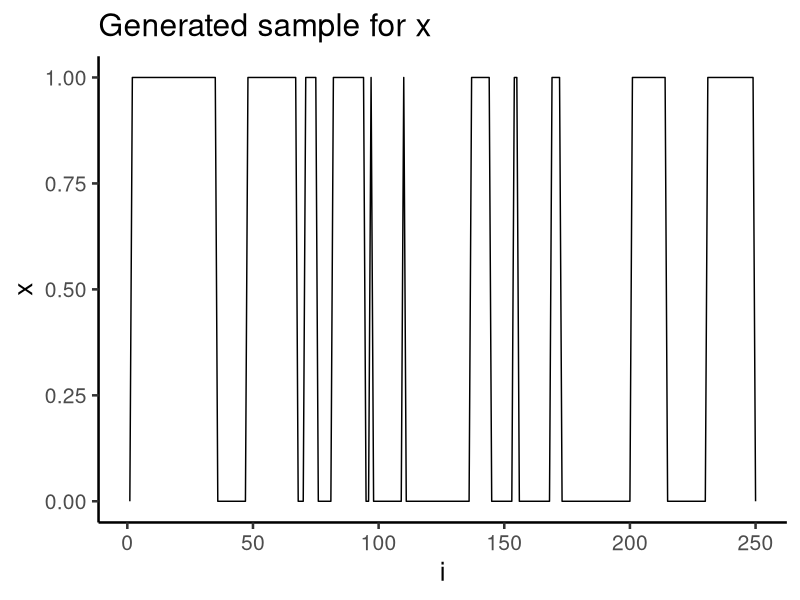
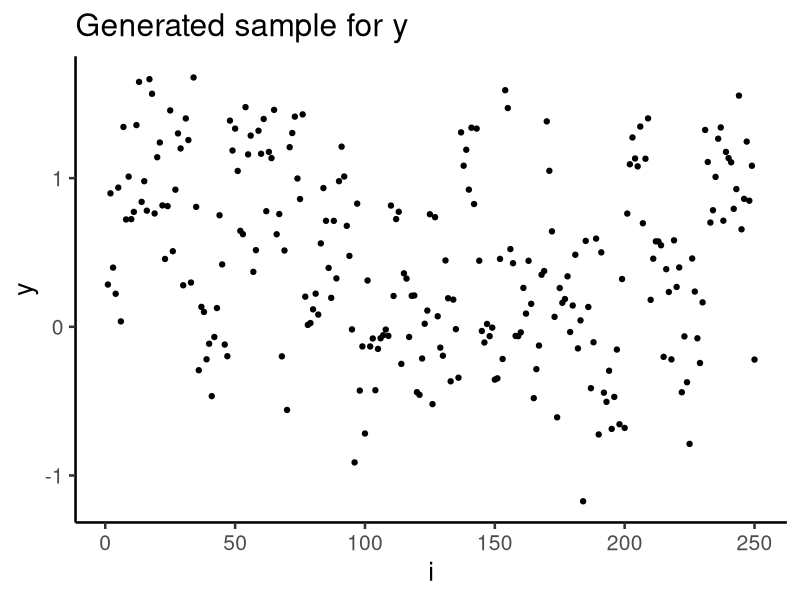
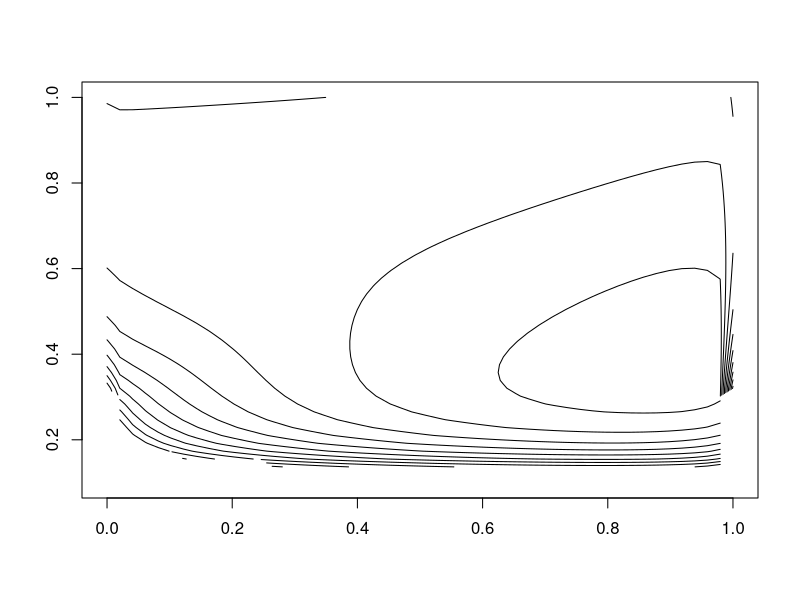
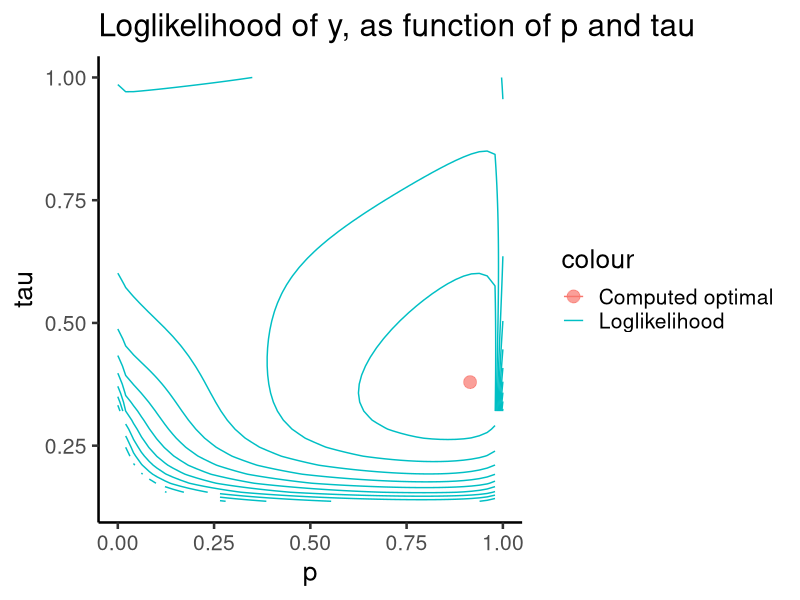
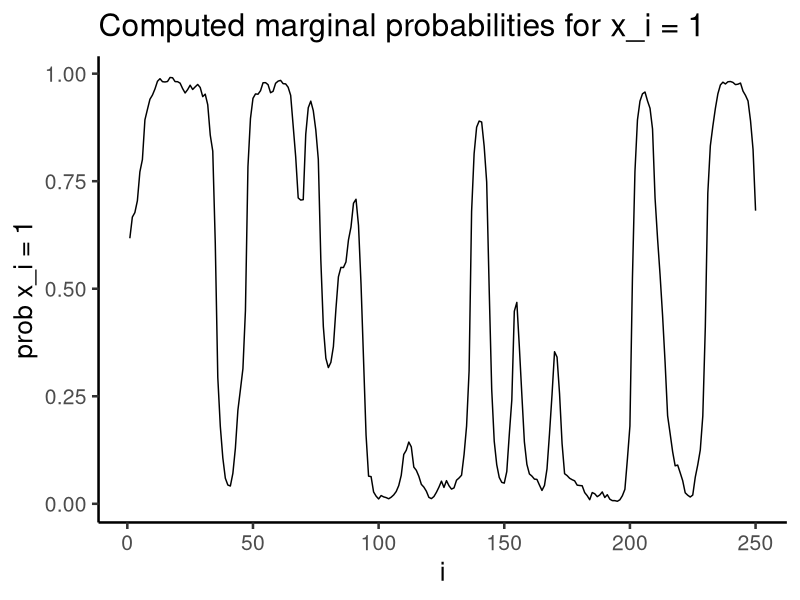
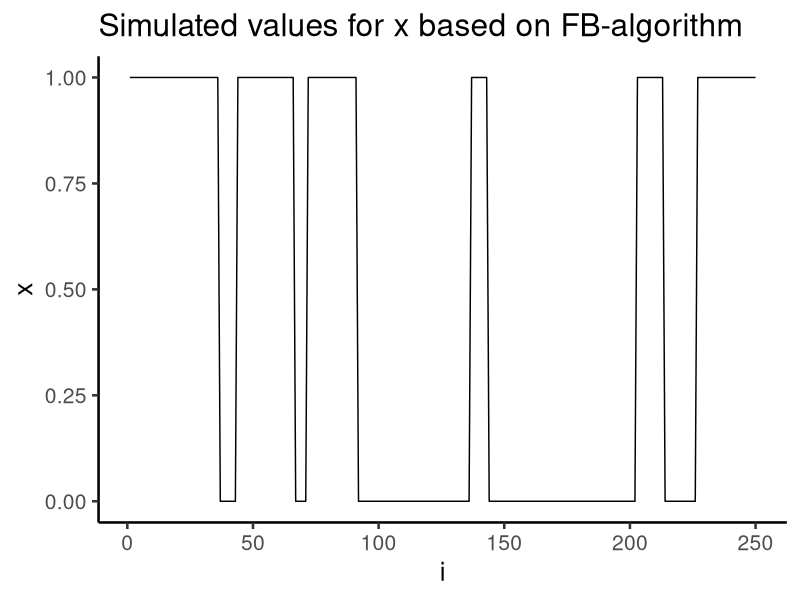
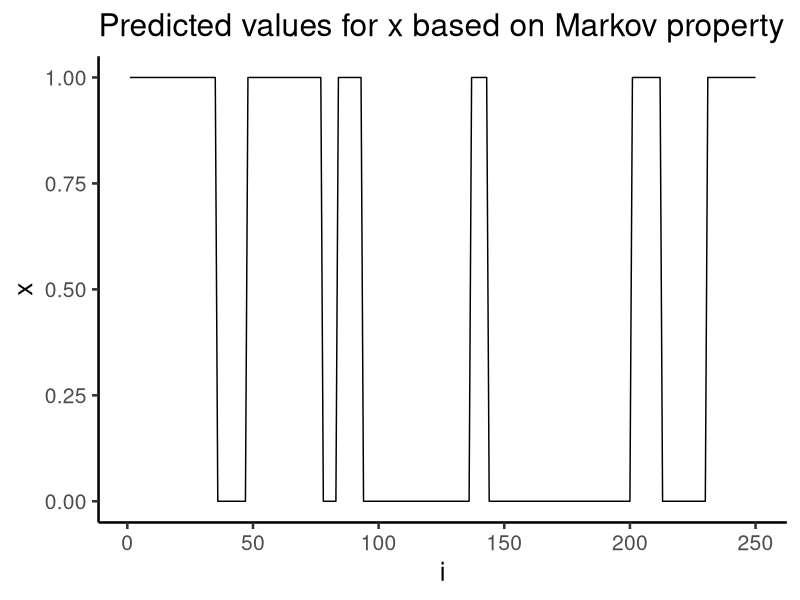
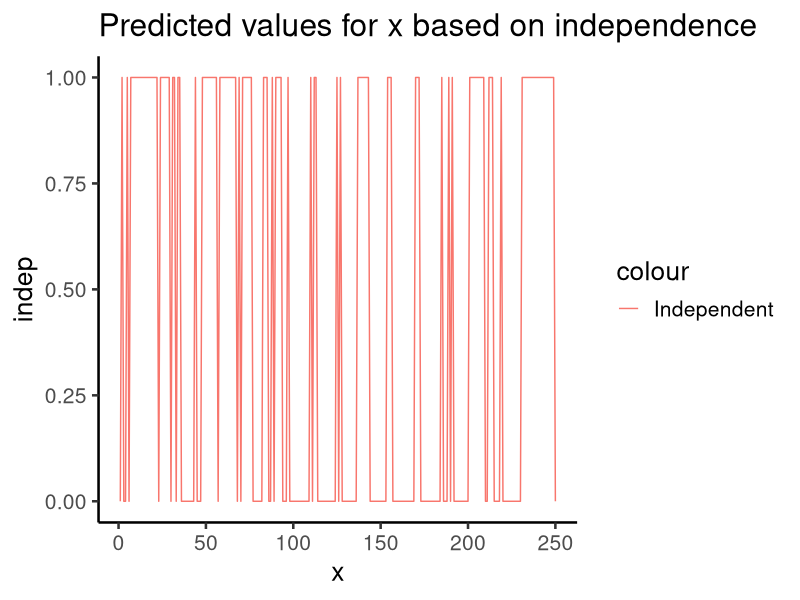

Write the R code that produced these figures, in order.
library(ggplot2)

# Exercise a)
tau = 0.4
x = c(sample(c(0,1),1),rep(NA,249))
y = c(x[1] + rnorm(1,0,tau), rep(NA,249))
for (i in 2:250){
  if (runif(1)>0.1){
    x[i] = x[i-1]
  }
  else{x[i] = 1-x[i-1]}
  y[i] = x[i] + rnorm(1,0,tau)
}
df = data.frame(x = x, y = y)

ggplot(df, aes(x = 1:250, y = x)) + geom_line() + labs(x = "i", y = "x", title = "Generated sample for x") + theme_classic(base_size = 19)

ggplot(df, aes(x = 1:250, y = y)) + geom_point() + labs(x = "i", y = "y", title = "Generated sample for y") + theme_classic(base_size = 19)

# Exercise b)

likelihood <- function(parameters){
  p = parameters[1]
  tau = parameters[2]
  # First initiate normality constants and forward probabilities
  norm_const = c(1/(dnorm(y[1],0,tau)*0.5+dnorm(y[1],1,tau)*0.5), rep(NA,249))
  forward_prob = matrix(0,nrow=250,ncol = 2)
  forward_prob[1,1] = norm_const[1]*0.5*dnorm(y[1],0,tau)
  forward_prob[1,2] = norm_const[1]*0.5*dnorm(y[1],1,tau)
  transition = matrix(NA, nrow = 250, ncol = 4)
  
  # Iterate to find constants and probabilities
  for (t in 2:250){
    norm_const[t] = 1/(dnorm(y[t],0,tau)*p*forward_prob[t-1,1] + (1-p)*dnorm(y[t],0,tau)*forward_prob[t-1,2] + dnorm(y[t],1,tau)*(1-p)*forward_prob[t-1,1] + dnorm(y[t],1,tau)*p*forward_prob[t-1,2])
    transition[t,1] = p*dnorm(y[t],0,tau)*forward_prob[t-1,1]*norm_const[t]
    transition[t,2] = (1-p)*dnorm(y[t],1,tau)*forward_prob[t-1,1]*norm_const[t]
    transition[t,3] = (1-p)*dnorm(y[t],0,tau)*forward_prob[t-1,2]*norm_const[t]
    transition[t,4] = p*dnorm(y[t],1,tau)*forward_prob[t-1,2]*norm_const[t]
    forward_prob[t,1] = transition[t,1] + transition[t,3]
    forward_prob[t,2] = transition[t,2] + transition[t,4]
  }
  return(log(1/prod(norm_const)))
}

neg_likelihood <- function(parameters){
  return(-likelihood(parameters))
}

grid_points = 50
p_values = rep(seq(0, 1, length.out = grid_points),grid_points)
tau_values = rep(seq(0.1, 1, length.out = grid_points),each = grid_points)

test = matrix(c(p_values, tau_values), ncol = 2, byrow = F)
likelihood_values = matrix(apply(test,1,likelihood), ncol= grid_points)

x_axis = unique(p_values)
y_axis = unique(tau_values)

plot_data <- list(x_axis, y_axis, likelihood_values)
names(plot_data) <- c("x","y","z")
contour(plot_data, drawlabels = F)

optimal = optim(c(0.5,0.5), neg_likelihood)

dfll = data.frame(x = p_values, y = tau_values, llik = as.vector(likelihood_values))
dfll_dot = data.frame(x = optimal$par[1], y = optimal$par[2])

ggplot() + geom_contour(data = dfll, aes(x = x, y = y, z = llik, col = "Loglikelihood"), show.legend = T) +
  geom_point(data = dfll_dot, aes(x = x, y = y,col = "Computed optimal"), size = 4, alpha = 0.7) + labs(x = "p", y = "tau", title = "Loglikelihood of y, as function of p and tau") + theme_classic(base_size = 19)


# Exercise c)

p_est = optimal$par[1]
tau_est = optimal$par[1]
# First initiate normality constants and forward probabilities
norm_const = c(1/(dnorm(y[1],0,tau_est)*0.5+dnorm(y[1],1,tau_est)*0.5), rep(NA,249))
forward_prob = matrix(0,nrow=250,ncol = 2)
forward_prob[1,1] = norm_const[1]*0.5*dnorm(y[1],0,tau_est)
forward_prob[1,2] = norm_const[1]*0.5*dnorm(y[1],1,tau_est)
transition = matrix(NA, nrow = 250, ncol = 4)

# Iterate to find constants and probabilities
for (t in 2:250){
  norm_const[t] = 1/(dnorm(y[t],0,tau_est)*p_est*forward_prob[t-1,1] + (1-p_est)*dnorm(y[t],0,tau_est)*forward_prob[t-1,2] + dnorm(y[t],1,tau_est)*(1-p_est)*forward_prob[t-1,1] + dnorm(y[t],1,tau_est)*p_est*forward_prob[t-1,2])
  transition[t,1] = p_est*dnorm(y[t],0,tau_est)*forward_prob[t-1,1]*norm_const[t]
  transition[t,2] = (1-p_est)*dnorm(y[t],1,tau_est)*forward_prob[t-1,1]*norm_const[t]
  transition[t,3] = (1-p_est)*dnorm(y[t],0,tau_est)*forward_prob[t-1,2]*norm_const[t]
  transition[t,4] = p_est*dnorm(y[t],1,tau_est)*forward_prob[t-1,2]*norm_const[t]
  forward_prob[t,1] = transition[t,1] + transition[t,3]
  forward_prob[t,2] = transition[t,2] + transition[t,4]
}

# Initiate
backward_prob = matrix(0,nrow = 250, ncol = 2)
backward_prob[250,1] = forward_prob[250,1]
backward_prob[250,2] = forward_prob[250,2]
back_transition = matrix(NA, ncol = 4, nrow = 250)
propagation = matrix(NA, ncol = 4, nrow = 250)


for (t in 250:2){
  back_transition[t,1] = transition[t,1]/forward_prob[t,1]*backward_prob[t,1]
  back_transition[t,2] = transition[t,2]/forward_prob[t,2]*backward_prob[t,2]
  back_transition[t,3] = transition[t,3]/forward_prob[t,1]*backward_prob[t,1]
  back_transition[t,4] = transition[t,4]/forward_prob[t,2]*backward_prob[t,2]
  backward_prob[t-1,1] = back_transition[t,1] + back_transition[t,2]
  backward_prob[t-1,2] = back_transition[t,3] + back_transition[t,4]
  propagation[t,1] = back_transition[t,1]/backward_prob[t-1,1]
  propagation[t,2] = back_transition[t,2]/backward_prob[t-1,1]
  propagation[t,3] = back_transition[t,3]/backward_prob[t-1,2]
  propagation[t,4] = back_transition[t,4]/backward_prob[t-1,2]
}

df2 = data.frame(prob_0 = backward_prob[,1], prob_1 = backward_prob[,2])
ggplot(df2, aes(x = 1:250, y = prob_1)) + geom_line() + labs(x = "i", y = "prob x_i = 1", title = "Computed marginal probabilities for x_i = 1") + theme_classic(base_size = 19)

x_est = rep(NA, 250)
x_est[1] = ifelse(runif(1)<backward_prob[1,2], 1, 0)
for (t in 2:250){
  x_est[t] = ifelse(runif(1) < propagation[t,as.integer(2*(1+x_est[t-1]))], 1, 0)
}

df3 = data.frame(x = x_est)

ggplot(df3, aes(x = 1:250, y = x)) + geom_line() + labs(x = "i", y = "x", title = "Simulated values for x based on FB-algorithm") + theme_classic(base_size = 19)


# Exercise d)

df4 = data.frame(markov = round(backward_prob[,2]), indep = ifelse(y<0.5, 0, 1))
ggplot(df4, aes(x = 1:250)) + geom_line(aes(y = markov)) + labs(x = "i", y = "x", title = "Predicted values for x based on Markov property") + theme_classic(base_size = 19)
ggplot(df4, aes(x = 1:250)) + geom_line(aes(y = indep, col = "Independent")) + labs(x = "x", title = "Predicted values for x based on independence ") + theme_classic(base_size = 19)


df2 = data.frame(prob_0 = backward_prob[,1], prob_1 = backward_prob[,2], prob_1_indep = dnorm(y,1,tau)/(dnorm(y,1,tau)+dnorm(y,0,tau)))
ggplot(df2, aes(x = 1:250)) + geom_line(size = 1.2, aes(y = prob_1, col = "Markov")) + geom_line(size = 0.1, aes(y = prob_1_indep, col = "Independent")) + labs(x = "i", y = "prob x_i = 1", title = "Probability of x_i = 1 for Markov and independence assumptions") + theme_classic(base_size = 19)
